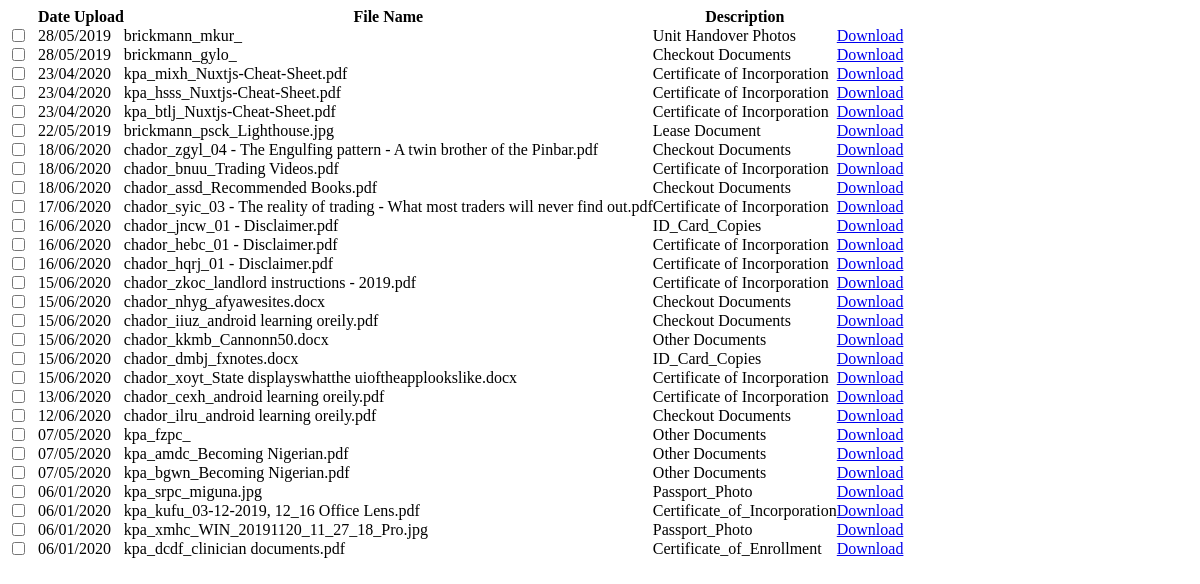
Page /dis.php (signed in) on the earlier database version.
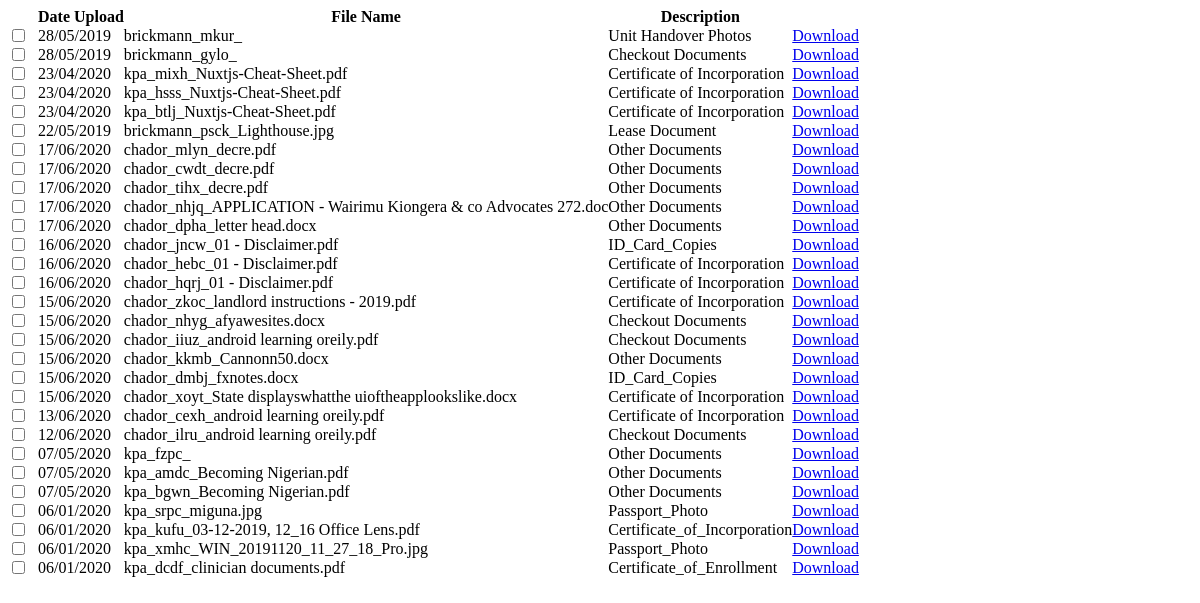
Same page on the later database version.
### tables this page shows
CREATE TABLE `tendocs` (
  `id` int(11) NOT NULL AUTO_INCREMENT,
  `type` varchar(100) DEFAULT NULL,
  `soi` varchar(20) DEFAULT NULL,
  `sap` varchar(15) DEFAULT NULL,
  `tid` varchar(15) DEFAULT NULL,
  `name` text,
  `link` text,
  `details` text,
  `date` varchar(20) DEFAULT NULL,
  `stamp` varchar(20) DEFAULT NULL,
  `status` int(10) DEFAULT NULL,
  PRIMARY KEY (`id`)
);

### dis.php (the view, shortened to what this page needs)
<body>
        <div class="container-fluid">
            <div class="row-fluid">
                <div class="span9" id="content">
                     <div class="row-fluid">
<body>
        <div class="container-fluid">
            <div class="row-fluid">
                <div class="span9" id="content">
                     <div class="row-fluid">
                        <div id="block_bg" class="block">
                            <div class="block-content collapse in">
                                <div class="span12">
								<?php
								$query_backpack = mysql_query("select * FROM tendocs where status = 1  order by date DESC ")or die(mysql_error());
								$num_row = mysql_num_rows($query_backpack);
								if ($num_row > 0){
								?>
									<form action="delete.php" method="post">
  									<table cellpadding="0" cellspacing="0" border="0" class="table" id="">
										<thead>
										        <tr>
												<th></th>
												<th>Date Upload</th>
												<th>File Name</th>
												<th>Description</th>
												<th></th>
												</tr>
										</thead>
										<tbody>
                              		<?php
										$query = mysql_query("select * FROM tendocs where status = '1'  order by date DESC ")or die(mysql_error());
										while($row = mysql_fetch_array($query)){
										$id  = $row['tid'];
									?>
										<tr id="del<?php echo $id; ?>">
										<td width="30">
											<input id="" class="" name="selector[]" type="checkbox" value="<?php echo $id; ?>">
										</td>
										 <td><?php echo $row['date']; ?></td>
                                         <td><?php  echo $row['name']; ?></td>
                                         <td><?php echo $row['type']; ?></td>
<td>
        <a href="<?php echo $row['link']; ?>" class="btn btn-info btn-lg">
          <span class="glyphicon glyphicon-download"></span> Download
        </a>
    </td>
                                         <td width="30"><a href="<?php echo $row['link']; ?>"><i class="icon-download icon-large"></i></a></td>
										</tr>
									<?php } ?>
										</tbody>
									</table>
									</form>
									<?php }else{ ?>
									<div class="alert alert-info"><i class="icon-info-sign"></i> No Files Inside Are Available.</div>
									<?php } ?>
                                </div>
                            </div>
                        </div>
                    </div>
                </div>
            </div>
        </div>
    </body>
</html>
                    </div>
                </div>
            </div>
        </div>
    </body>
</html>

Differences in the rows shown:
changed tendocs: name "chador_syic_03 - The reality of trading - What most traders will never find out.pdf" → "chador_mlyn_decre.pdf"; type "Certificate of Incorporation" → "Other Documents"; moves up the list
changed tendocs: date "18/06/2020" → "17/06/2020"; name "chador_zgyl_04 - The Engulfing pattern - A twin brother of the Pinbar.pdf" → "chador_cwdt_decre.pdf"; type "Checkout Documents" → "Other Documents"
changed tendocs: date "18/06/2020" → "17/06/2020"; name "chador_bnuu_Trading Videos.pdf" → "chador_tihx_decre.pdf"; type "Certificate of Incorporation" → "Other Documents"
changed tendocs: date "18/06/2020" → "17/06/2020"; name "chador_assd_Recommended Books.pdf" → "chador_nhjq_APPLICATION - Wairimu Kiongera & co Advocates 272.doc"; type "Checkout Documents" → "Other Documents"
added tendocs: date "17/06/2020", name "chador_dpha_letter head.docx", type "Other Documents"
